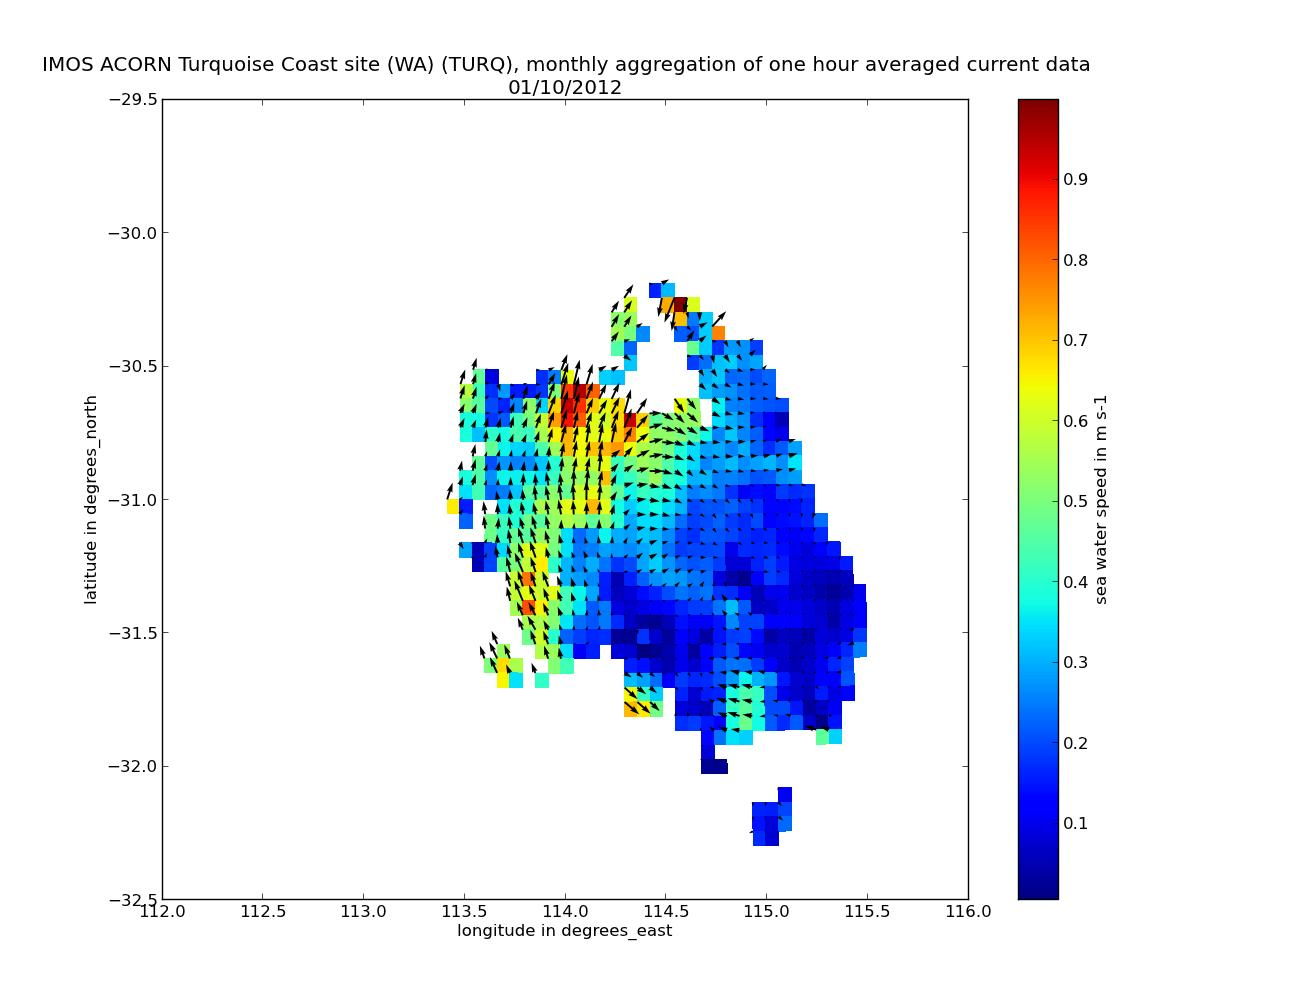

This figure's Python source:
#!/usr/bin/env python
# -*- coding: utf-8 -*-
#
# Author: Laurent Besnard
# Institute: IMOS / eMII
# email address: laurent.besnard@utas.edu.au
# Website: http://imos.org.au/  https://github.com/aodn/imos_user_code_library
# May 2013; Last revision: 20-May-2013
#
# Copyright 2013 IMOS
# The script is distributed under the terms of the GNUv3 General Public License

from netCDF4 import Dataset, num2date
import numpy
from matplotlib.pyplot import figure, pcolor, colorbar, xlabel, ylabel, title, draw, quiver, show

############# ACORN
acorn_URL = 'http://thredds.aodn.org.au/thredds/dodsC/IMOS/eMII/demos/ACORN/monthly_gridded_1h-avg-current-map_non-QC/TURQ/2012/IMOS_ACORN_V_20121001T000000Z_TURQ_FV00_monthly-1-hour-avg_END-20121029T180000Z_C-20121030T160000Z.nc.gz' 
acorn_DATA = Dataset(acorn_URL) 

SPEED = acorn_DATA.variables['SPEED']
LAT = acorn_DATA.variables['LATITUDE']
LON = acorn_DATA.variables['LONGITUDE']
TIME =  acorn_DATA.variables['TIME']

# Only one time value is being plotted. modify timeIndex if desired (value between 0 and length(timeData)-1 )
timeIndex = 4
speedData = SPEED[timeIndex,:,:]
latData = LAT[:]
lonData = LON[:]

# sea water U and V components
uData = acorn_DATA.variables['UCUR'][timeIndex,:,:]
vData = acorn_DATA.variables['VCUR'][timeIndex,:,:]

figure1 = figure( figsize=(13, 10), dpi=80, facecolor='w', edgecolor='k')
pcolor(lonData ,latData , speedData)
cbar = colorbar()
cbar.ax.set_ylabel(SPEED.long_name + ' in ' + SPEED.units)

title(acorn_DATA.title + '\n' + num2date(TIME[timeIndex], TIME.units, TIME.calendar).strftime('%d/%m/%Y'))
xlabel(LON.long_name +  ' in ' + LON.units)
ylabel(LAT.long_name +  ' in ' + LAT.units)

#plot velocity field
Q = quiver( lonData[:], latData[:], uData, vData, units='width')
show()
